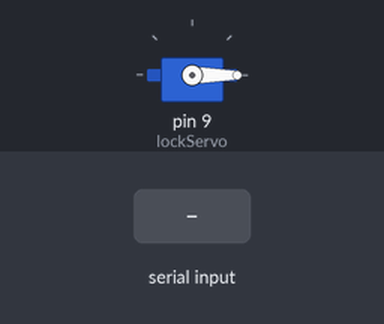
Simulated run of this sketch. Board: Arduino Uno, built with avr-gcc and run on an emulated ATmega328P. Parts: servo. The test bench sets the inputs (shaded band).

Above: at 1.2 s.
1.3 s: "1" received over Serial
At 2.7 s:
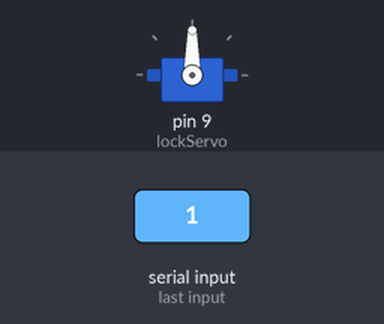
Timing chart, 0 to 5.8 s (numbered marks = the images above; inputs shaded):
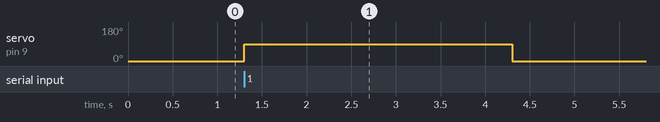

Measured:
- after the input at 1.3 s, servo on pin 9 (lockServo): 0° → 90° at once, → 0° 3.0 s later

The sketch:

sketch_sep11a.ino
```cpp
#include <Servo.h>

Servo lockServo;

void setup() {
  Serial.begin(9600);
  lockServo.attach(9);
  lockServo.write(0); // Default locked position
}

void loop() {
  if (Serial.available() > 0) {
    char signal = Serial.read();
    if (signal == '1') {
      lockServo.write(90); // Unlock position
      delay(3000);
      lockServo.write(0);  // Re-lock
    }
  }
}
```
